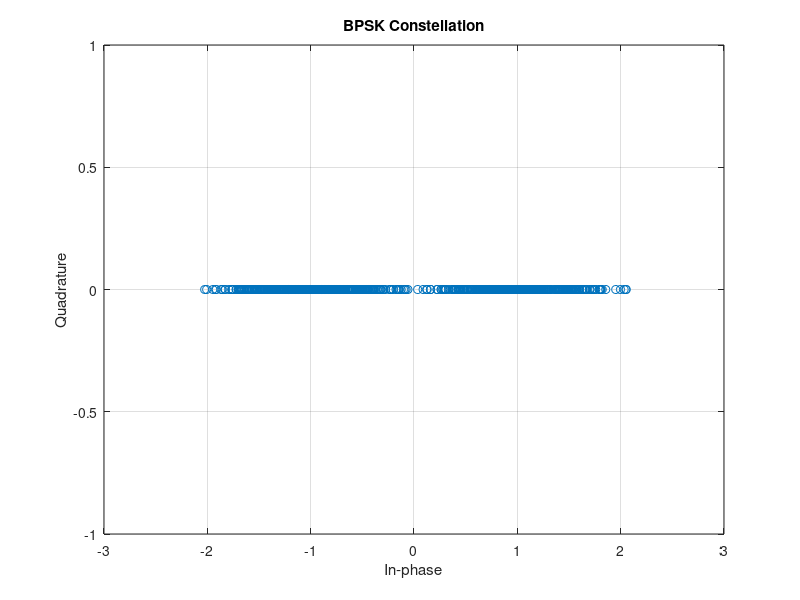

Recreate this plot in MATLAB.
N = 1000;
EbNo_dB = 5;
EbNo = 10^(EbNo_dB/10);

data = randi([0 1], 1, N);
bpsk_mod = 2*data - 1;

noise = randn(1, N);
sigma = sqrt(1/(2*EbNo));
rx_signal = bpsk_mod + sigma * noise;

data_rx = rx_signal > 0;

num_errors = sum(data ~= data_rx);
BER = num_errors / N;

fprintf('Eb/No (dB): %d\n', EbNo_dB);
fprintf('Bit Errors: %d\n', num_errors);
fprintf('BER: %f\n', BER);

figure;
plot(rx_signal, zeros(1,N), 'o');
title('BPSK Constellation');
xlabel('In-phase');
ylabel('Quadrature');
grid on;

